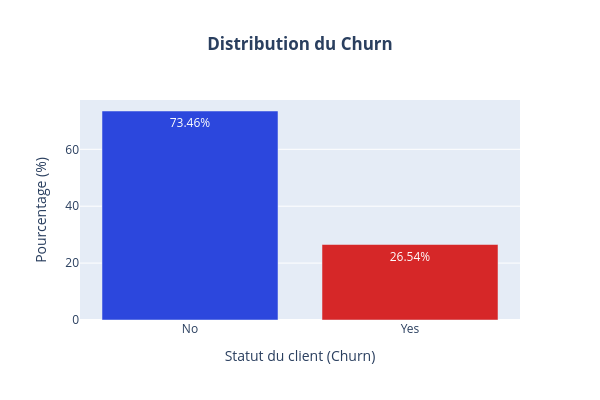

Notebook code cell kept with this figure:
### Code cell
# Calcul des pourcentages
churn_counts = y_train.value_counts(normalize=True) * 100

# Construction du graphique avec plotly
fig = go.Figure()
fig.add_trace(
    go.Bar(
        x=churn_counts.index, 
        y=churn_counts.values,
        marker=dict(color=["#2C47DD", '#d62728']), # bleu pour Non-Churn, Rouge pour Churn
        # Ajout et formatage du texte des pourcentages qui sera affiché sur les barres
        text=[f"{val:.2f}%" for val in churn_counts.values],
        textposition='auto',
        name='Churn'
    )
)

# Personnalisation de la mise en page
fig.update_layout(
    width=600, 
    height=400,
    title_text="<b>Distribution du Churn</b>",
    xaxis_title="Statut du client (Churn)",
    yaxis_title="Pourcentage (%)",
    title_x=0.5 #centrer le titre
)

fig.show()

### Figure 1 — Plotly figure (JSON) as saved in the notebook; plotly's stock layout.template omitted (floating-point values rounded to 4 significant figures)
{"data": [{"marker": {"color": ["#2C47DD", "#d62728"]}, "name": "Churn", "text": ["73.46%", "26.54%"], "textposition": "auto", "type": "bar", "x": ["No", "Yes"], "y": [73.46, 26.54]}], "layout": {"height": 400, "title": {"text": "<b>Distribution du Churn</b>", "x": 0.5}, "width": 600, "xaxis": {"title": {"text": "Statut du client (Churn)"}}, "yaxis": {"title": {"text": "Pourcentage (%)"}}}}
